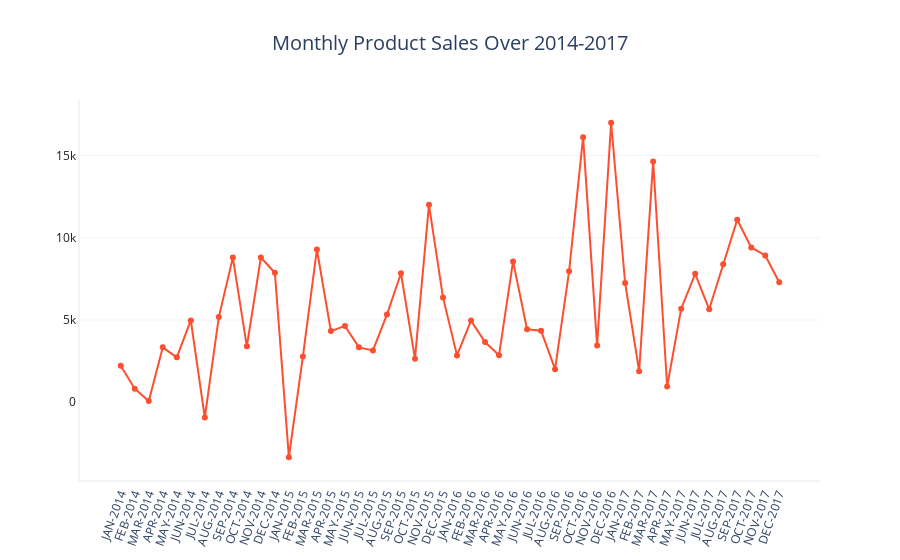

Write notebook code for a chart like this one.
### Code cell
fig = go.Figure()
fig.add_trace(go.Scatter( 
    x = monthly_df['month_year'], 
    y = monthly_df['total_profits'],
    mode = 'lines + markers',
    name = 'Montly Sales',
    marker_color = '#fc4f30',
))
fig.update_layout(plot_bgcolor = 'white', title = 'Monthly Product Sales Over 2014-2017', 
                  title_font_size = 20, title_x = 0.5)
fig.update_xaxes(showline = True, linecolor = '#f5f2f2', linewidth = 2, tickfont_size = 12, tickangle =290)
fig.update_yaxes(showline = True, linecolor = '#f5f2f2', showgrid = True, gridwidth = 1, gridcolor = '#f5f2f2',
                 linewidth = 2, tickfont_color = '#221f1f', tickfont_size = 12)
fig.show()

### Figure 1 — Plotly figure (JSON) as saved in the notebook; plotly's stock layout.template omitted (floating-point values rounded to 4 significant figures)
{"data": [{"marker": {"color": "#fc4f30"}, "mode": "lines+markers", "name": "Montly Sales", "type": "scatter", "x": ["JAN-2014", "FEB-2014", "MAR-2014", "APR-2014", "MAY-2014", "JUN-2014", "JUL-2014", "AUG-2014", "SEP-2014", "OCT-2014", "NOV-2014", "DEC-2014", "JAN-2015", "FEB-2015", "MAR-2015", "APR-2015", "MAY-2015", "JUN-2015", "JUL-2015", "AUG-2015", "SEP-2015", "OCT-2015", "NOV-2015", "DEC-2015", "JAN-2016", "FEB-2016", "MAR-2016", "APR-2016", "MAY-2016", "JUN-2016", "JUL-2016", "AUG-2016", "SEP-2016", "OCT-2016", "NOV-2016", "DEC-2016", "JAN-2017", "FEB-2017", "MAR-2017", "APR-2017", "MAY-2017", "JUN-2017", "JUL-2017", "AUG-2017", "SEP-2017", "OCT-2017", "NOV-2017", "DEC-2017"], "y": [2210.0, 822.7, 66.19, 3337.0, 2729.0, 4971.0, -931.6, 5176.0, 8794.0, 3395.0, 8801.0, 7873.0, -3350.0, 2775.0, 9288.0, 4325.0, 4638.0, 3334.0, 3151.0, 5331.0, 7843.0, 2649.0, 12000.0, 6372.0, 2847.0, 4964.0, 3660.0, 2859.0, 8563.0, 4438.0, 4349.0, 2009.0, 7962.0, 16120.0, 3443.0, 17000.0, 7252.0, 1882.0, 14640.0, 953.1, 5689.0, 7805.0, 5649.0, 8397.0, 11100.0, 9412.0, 8927.0, 7291.0]}], "layout": {"autosize": true, "plot_bgcolor": "white", "title": {"font": {"size": 20}, "text": "Monthly Product Sales Over 2014-2017", "x": 0.5}, "xaxis": {"autorange": true, "linecolor": "#f5f2f2", "linewidth": 2, "range": [-2.844, 49.84], "showline": true, "tickangle": -70, "tickfont": {"size": 12}, "type": "category"}, "yaxis": {"autorange": true, "gridcolor": "#f5f2f2", "gridwidth": 1, "linecolor": "#f5f2f2", "linewidth": 2, "range": [-5043.0, 18690.0], "showgrid": true, "showline": true, "tickfont": {"color": "#221f1f", "size": 12}, "type": "linear"}}}
